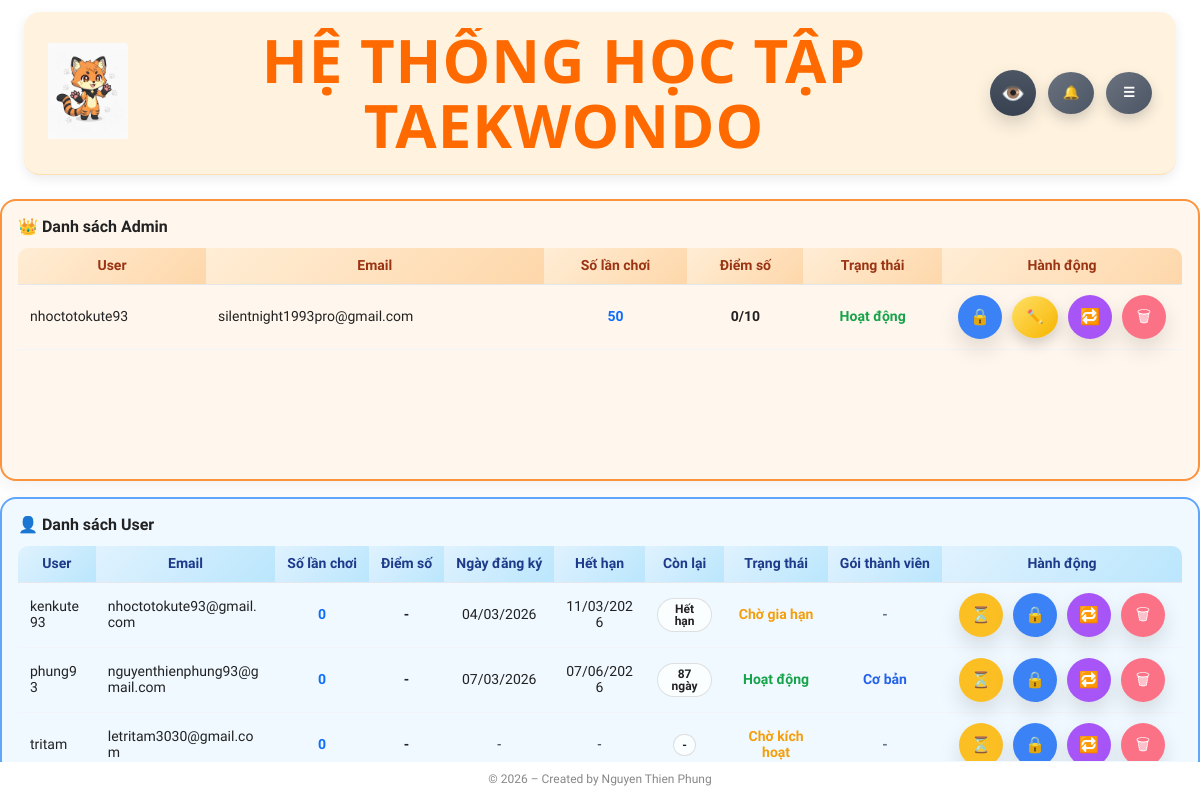
/admin/users (signed in), run on the app's committed database.
### Hệ thống ôn tập Taekwondo-DB.py (models this page shows)
class User(db.Model, UserMixin):
    id = db.Column(db.Integer, primary_key=True)
    username = db.Column(db.String(80), unique=True, nullable=False)
    pw_hash = db.Column(db.String(255), nullable=False)
    role = db.Column(db.String(20), default="user")
    is_deleted = db.Column(db.Boolean, default=False)
    email = db.Column(db.String(120))
    nickname = db.Column(db.String(120))
    must_change_password = db.Column(db.Boolean, default=False)
    pref_num_questions = db.Column(db.Integer)
    pref_time_per_q = db.Column(db.Integer)
    last_score = db.Column(db.Integer)
    last_total = db.Column(db.Integer)
    member = db.Column(db.String(20), default="Free")
    play_count = db.Column(db.Integer, default=0)
    created_at = db.Column(SafeDateTime, default=lambda: now_utc().isoformat())
    trial_start = db.Column(SafeDateTime, nullable=True)
    trial_end = db.Column(SafeDateTime, nullable=True)
    status = db.Column(db.String(20), default="pending")
    email_verified = db.Column(db.Boolean, default=False)
    email_verified_at = db.Column(SafeDateTime, nullable=True)
    activation_token = db.Column(db.String(255), nullable=True)
    activation_sent_at = db.Column(SafeDateTime, nullable=True)
    pending_member = db.Column(db.Text, nullable=True)
    pending_member_name = db.Column(db.Text, nullable=True)
    pending_plan_code = db.Column(db.Text)
    pending_months = db.Column(db.Integer)
    pending_amount = db.Column(db.Integer)
    pending_discount = db.Column(db.Integer)
    pending_final_total = db.Column(db.Integer)
    pending_member = db.Column(db.Text)
    pending_member_name = db.Column(db.Text)
    pending_duration_label = db.Column(db.Text)
    pending_memo = db.Column(db.Text)
    pending_at = db.Column(db.Text)
    pending_approve_token = db.Column(db.Text)

### Hệ thống ôn tập Taekwondo-DB.py (the view, shortened to what this page needs)
@app.route("/admin/users", methods=["GET", "POST"])
@login_required
def admin_users():
    admin_required()
    admins = (
        User.query
        .filter_by(role="admin", is_deleted=False)
        .order_by(User.username.asc())
        .all()
    )
    status_rank = case(
        (User.status == "ACTIVE", 4),
        (User.status == "WAIT_ACCEPT", 3),
        (User.status == "WAIT_RENEW", 2),
        (User.status == "LOCK", 1),
        else_=0
    ).desc()
    score_ratio = (User.last_score * 1.0 / db.func.nullif(User.last_total, 0))
    users = (
        User.query
        .filter(User.role == "user", User.is_deleted == False)
        .order_by(
            status_rank,
            score_ratio.desc(),
            User.play_count.asc(),
            User.created_at.desc()
        )
        .all()
    )
    now = _to_utc_aware(now_vn())
    for uu in users:
        uu._remain_seconds = None
        uu._remain_days = None
        uu._remain_label = "-"
        if uu.role == "user" and uu.trial_end:
            trial_end = _to_utc_aware(uu.trial_end)
            remain_seconds = (trial_end - now).total_seconds()
            uu._remain_seconds = remain_seconds
            uu._remain_days = int(remain_seconds // 86400)
            if remain_seconds <= 0:
                uu._remain_label = "Hết hạn"
            elif remain_seconds < 3600:
                minutes = max(1, int(remain_seconds // 60))
                uu._remain_label = f"{minutes} phút"
            elif remain_seconds < 86400:
                hours = max(1, int(remain_seconds // 3600))
                uu._remain_label = f"{hours} giờ"
            else:
                uu._remain_label = f"{uu._remain_days} ngày"
    return render_template(
        "admin_users.html",
        admins=admins,
        users=users
    )

### Hệ thống ôn tập Taekwondo-DB.py (called while the page is built, shortened)
def _to_utc_aware(dt):
    if not dt:
        return None
    if getattr(dt, "tzinfo", None) is None:
        return dt.replace(tzinfo=timezone.utc)
    return dt.astimezone(timezone.utc)

def now_vn():
    return datetime.now(VN_TZ)

@app.before_request
def force_change_password():
    if not current_user.is_authenticated:
        return
    allowed = [
        "account",
        "account_change_password",
        "logout",
        "static"
    ]
    if current_user.must_change_password:
        if request.endpoint not in allowed:
            return redirect(url_for("account"))

@app.context_processor
def inject_year():
    return {"current_year": datetime.now().year}

@app.context_processor
def inject_header_notifications():
    items = []
    unread_count = 0
    try:
        if current_user.is_authenticated:
            cleanup_old_notifications(30)
            if current_user.role == "admin":
                all_admin_items = (
                    Notification.query
                    .filter_by(role="admin")
                    .order_by(Notification.created_at.desc(), Notification.id.desc())
                    .all()
                )
                sorted_items = sorted(all_admin_items, key=admin_notification_priority)
                items = sorted_items[:10]
                unread_count = sum(1 for x in all_admin_items if not x.is_read)
    except Exception as e:
        print("[inject_header_notifications] ERROR:", e)
    return dict(
        header_notifications=items,
        header_notification_unread=unread_count
    )

def admin_notification_priority(n):
    action = (n.action_type or "").strip().lower()
    if action == "renew_request" and not bool(n.is_done):
        return (0, -(n.id or 0))
    if action == "feedback" and not bool(n.is_read) and not bool(n.is_done):
        return (1, -(n.id or 0))
    if action == "renew_request" and bool(n.is_done):
        return (2, -(n.id or 0))
    if action == "feedback":
        return (3, -(n.id or 0))
    return (9, -(n.id or 0))

def cleanup_old_notifications(days=30):
    cutoff = now_vn() - timedelta(days=days)
    try:
        old_items = Notification.query.filter(Notification.created_at < cutoff).all()
        if old_items:
            for n in old_items:
                db.session.delete(n)
            db.session.commit()
    except Exception as e:
        db.session.rollback()
        print("[cleanup_old_notifications] ERROR:", e)

### templates/admin_users.html (shortened to what this page needs)
{% extends "base.html" %}
{% block body_class %}page-admin-users{% endblock %}
{% block page_css %}
  <link rel="stylesheet" href="{{ url_for('static', filename='css/admin_users.css', v=APP_VERSION) }}">
{% endblock %}
{% block content %}
<div class="admin-page">
  <div class="admin-users-grid fixed-split">
    <section class="admin-users-panel panel-admin">
      <div class="panel-title admin-title-row">
        <span>👑 Danh sách Admin</span>
      </div>
      <div class="table-wrap">
        <table width="100%">
          <thead>
            <tr>
              <th>User</th>
              <th>Email</th>
              <th>Số lần chơi</th>
              <th>Điểm số</th>
              <th>Trạng thái</th>
              <th>Hành động</th>
            </tr>
          </thead>
          <tbody>
            {% for u in admins %}
              {% include "admin_user_row.html" %}
            {% endfor %}
          </tbody>
        </table>
      </div>
    </section>
    <section class="admin-users-panel panel-user">
      <div class="panel-title" style="display:flex; align-items:center; justify-content:space-between; gap:12px;">
        <span>👤 Danh sách User</span>
      </div>
      <div class="table-wrap">
        <table width="100%" id="usersTable">
          <thead>
            <tr>
              <th>User</th>
              <th>Email</th>
              <th>Số lần chơi</th>
              <th>Điểm số</th>
              <th>Ngày đăng ký</th>
              <th>Hết hạn</th>
              <th>Còn lại</th>
              <th>Trạng thái</th>
              <th>Gói thành viên</th>
              <th>Hành động</th>
          </thead>
          <tbody>
            {% for u in users %}
              {% include "admin_user_row.html" %}
            {% endfor %}
          </tbody>
        </table>
      </div>
    </section>
  </div>
</div>
{% endblock %}

### templates/admin_user_row.html (shortened to what this page needs)
<tr class="{% if u.status == 'LOCK' %}locked{% endif %}"
    data-user-id="{{ u.id }}"
    data-username="{{ u.username|e }}"
    data-email="{{ (u.email or '')|e }}"
    data-remain="{% if u.role=='user' %}{{ u._remain_label }}{% else %}-{% endif %}"
    data-status="{% if u.status=='LOCK' %}Khoá{% elif u.role=='user' and not u.email_verified %}Chờ kích hoạt{% elif u.role=='user' and u._remain_seconds is not none and u._remain_seconds <= 0 %}Chờ gia hạn{% else %}Hoạt động{% endif %}"
    data-member="{{ (u.member or 'basic')|lower }}">
  <td>{{ u.username }}</td>
  <td>{{ u.email }}</td>
  <td style="text-align:center; font-weight:700; color:#0d6efd;">
    {{ u.play_count or 0 }}
  </td>
  <td style="text-align:center; font-weight:bold;">
    {% if u.last_score is not none and u.last_total is not none %}
      {{ u.last_score }}/{{ u.last_total }}
    {% else %}
      -
    {% endif %}
  </td>
  {% if u.role == "user" %}
    <td style="text-align:center;">
      {{ u.trial_start.strftime("%d/%m/%Y") if u.trial_start else "-" }}
    </td>
    <td style="text-align:center;">
      {{ u.trial_end.strftime("%d/%m/%Y") if u.trial_end else "-" }}
    </td>
    <td style="text-align:center; font-weight:900;">
      <span class="trial-remain {{ u._remain_class }}">
        {{ u._remain_label }}
      </span>
    </td>
  {% endif %}
  <td style="text-align:center;">
    {% if u.status == "LOCK" %}
      <span style="color:#ef4444;font-weight:900;">Khoá</span>
    {% elif u.role=="user" and not u.email_verified %}
      <span style="color:#f59e0b;font-weight:900;">Chờ kích hoạt</span>
    {% elif u.role=="user" and u._remain_seconds is not none and u._remain_seconds <= 0 %}
      <span style="color:#f59e0b;font-weight:900;">Chờ gia hạn</span>
    {% else %}
      <span style="color:#16a34a;font-weight:900;">Hoạt động</span>
    {% endif %}
  </td>
  {% if u.role == "user" %}
    <td style="text-align:center; font-weight:900;">
      {% set m = (u.member or 'Basic')|lower %}
      {% if m == 'basic' %}
        <span style="color:#2563eb;">Cơ bản</span>
      {% elif m == 'pro' %}
        <span style="color:#7c3aed;">Nâng cao</span>
      {% elif m == 'vip' %}
        <span style="color:#f59e0b;">Cao cấp</span>
      {% else %}
        <span style="color:#64748b;">-</span>
      {% endif %}
    </td>
  {% endif %}
  <td class="user-actions">
    {% if u.role == "user" %}
    <button type="button"
            class="admin-btn btn-extend"
            data-extend-btn
            data-user-id="{{ u.id }}"
            data-username="{{ u.username|e }}"
            data-email="{{ (u.email or '')|e }}"
            title="Gia hạn">
      ⏳
    </button>
    {% endif %}
    <form method="post" class="ua-form">
      <button name="action"
              value="toggle_active"
              class="admin-btn {% if u.is_active %}btn-lock{% else %}btn-unlock{% endif %}">
        {% if u.status == "LOCK" %}
          🔓
        {% else %}
          🔒
        {% endif %}
      </button>
    </form>
    {% if u.role == "admin" %}
    <button type="button"
            id="btnBulkEdit"
            class="ui-icon-btn ui-icon-btn--warn"
            title="Chỉnh sửa hàng loạt">
      ✏️
    </button>
    {% endif %}
    <form method="post" class="ua-form">
      <button name="action"
              value="toggle_role"
              class="admin-btn btn-role {% if not u.is_active %}btn-disabled{% endif %}"
              title="Đổi">
        🔁
      </button>
    </form>
    <form method="post"
          class="ua-form"
          onsubmit="return confirm('Bạn chắc chắn muốn xoá user {{ u.username }} ?');">
      <button name="action"
              value="delete"
              class="admin-btn btn-del {% if not u.is_active %}btn-disabled{% endif %}"
              title="Xóa">
        🗑
      </button>
    </form>
  </td>
</tr>

### static/css/base.css (style rules this page uses)
* { box-sizing: border-box; font-family: Arial, Helvetica, sans-serif; }
html, body { margin:0; padding:0; height:100%; overflow:auto; }
body { min-height: 100vh; font-family: "Segoe UI", sans-serif; color: #222; background: none; }
:root { --font-main: "Be Vietnam Pro", system-ui, -apple-system, "Segoe UI", Roboto, "Helvetica Neue", Arial, "Noto Sans", "Liberation Sans", sans-serif; }
html, body { font-family: var(--font-main) !important; text-rendering: geometricPrecision; -webkit-font-smoothing: antialiased; -moz-osx-font-smoothing: grayscale; }
*, *::before, *::after { font-family: inherit; }
button, input, select, textarea { font-family: inherit !important; }
small, label, a, p, span, li { font-family: inherit !important; }
.trial-remain { display:inline-block; font-weight: 800; font-size: 12px; line-height: 1; padding: 4px 8px; border-radius: 999px; border: 1px solid rgba(0,0,0,0.12); background: rgba(255,255,255,0.75); }

### static/css/layout.css (style rules this page uses)
.ui-icon-btn { display: inline-flex; align-items: center; justify-content: center; min-width: 46px; height: 46px; padding: 0; }
.trial-remain { font-weight:900; }
.header-noti-btn, .header-menu-btn, .ui-icon-btn { line-height: 1; vertical-align: middle; }
.ui-icon-btn { display: inline-flex; align-items: center; justify-content: center; width: 46px; height: 46px; min-width: 46px; border-radius: 999px; padding: 0; }

### static/css/ui.css (style rules this page uses)
:root { --ui-radius-pill: 999px; --ui-radius-12: 12px; --ui-radius-14: 14px; --ui-radius-18: 18px; --ui-blue-1:#2563eb; --ui-blue-2:#3b82f6; --ui-green-1:#16a34a; --ui-green-2:#22c55e; --ui-red-1:#ef4444; --ui-red-2:#dc2626; --ui-gray-1:#6b7280; --ui-gray-2:#4b5563; --ui-yellow-1:#ffe066; --ui-yellow-2:#f7b500; --ui-pink-1:#fda4af; --ui-pink-2:#fb7185; --ui-shadow-main: 0 6px 14px rgba(0,0,0,.18); --ui-shadow-soft: 0 14px 30px rgba(0,0,0,.10); --ui-focus-ring: 0 0 0 4px rgba(37,99,235,.14); }
.ui-icon-btn { width:42px; height:42px; border-radius:50%; border:none; cursor:pointer; display:flex; align-items:center; justify-content:center; font-weight:900; color:#fff; box-shadow:var(--ui-shadow-main); transition:transform .18s ease, filter .18s ease; }
.ui-icon-btn--warn { background:linear-gradient(135deg,var(--ui-yellow-1),var(--ui-yellow-2)); color:#5a3a00; }

### static/css/result.css (style rules this page uses)
:root { --rs-text: #111827; --rs-muted:#6b7280; --rs-red:#e53935; --rs-orange:#ea580c; --rs-border:#e5e7eb; --rs-card:#ffffff; --rs-soft-blue:#f7fbff; --rs-soft-blue-bd:#e3eef8; --rs-shadow: 0 20px 50px rgba(0,0,0,.18); }

### static/css/mobile.css (style rules this page uses)
:root { --m-gap: 12px; --m-gap-sm: 10px; --m-radius: 14px; --m-radius-lg: 18px; --m-font-xs: 12px; --m-font-sm: 13px; --m-font-md: 14px; --m-font-lg: 16px; --m-font-xl: 18px; --m-font-2xl: 22px; --m-header-h: 74px; --m-btn-h: 44px; --m-input-h: 44px; }
html { -webkit-text-size-adjust: 100%; }

### data on the page
User: username "nhoctotokute93", email "silentnight1993pro@gmail.com", play_count "50", last_score "0", last_total "10", status "Hoạt động"
User: username "kenkute93", email "nhoctotokute93@gmail.com", play_count "0", trial_start "04/03/2026", trial_end "11/03/2026", _remain_label "Hết hạn", status "Chờ gia hạn"
User: username "phung93", email "nguyenthienphung93@gmail.com", play_count "0", trial_start "07/03/2026", trial_end "07/06/2026", _remain_label "87 ngày", status "Hoạt động", role "Cơ bản"
User: username "tritam", email "letritam3030@gmail.com", play_count "0", trial_start "-", trial_end "-", _remain_label "-", status "Chờ kích hoạt"
